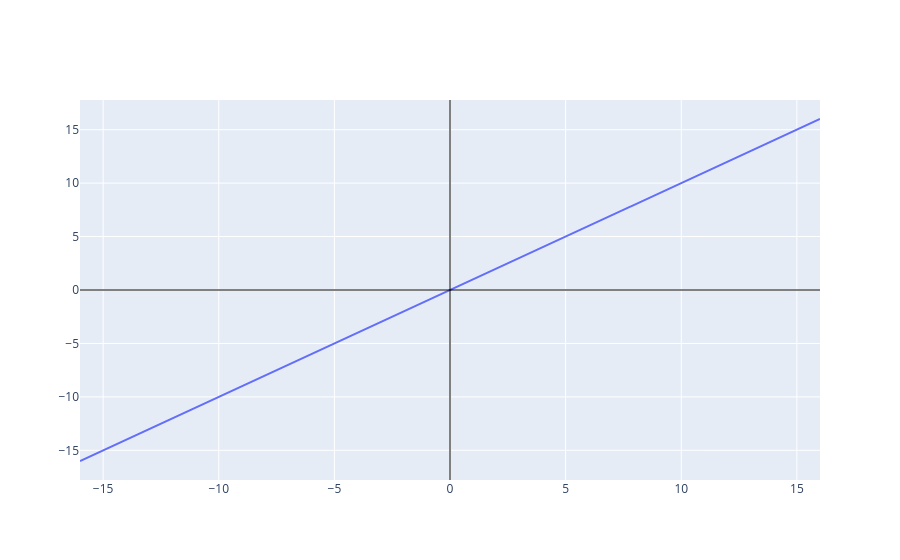

Notebook source saved alongside this figure:
### Code cell
if __name__ == '__main__' and '__file__' not in globals():
  identity = lambda x: x
  _plot_function(identity)

### Figure 1 — Plotly figure (JSON) as saved in the notebook; plotly's stock layout.template omitted (floating-point values rounded to 4 significant figures; data arrays with more than 128 entries replaced by an {"elided": "..."} marker saying what was removed)
{"data": [{"mode": "lines", "type": "scatter", "x": {"elided": "257 float values"}, "y": {"elided": "257 float values"}}], "layout": {"shapes": [{"line": {"color": "black", "width": 1}, "type": "line", "x0": 0, "x1": 1, "xref": "x domain", "y0": 0, "y1": 0, "yref": "y"}, {"line": {"color": "black", "width": 1}, "type": "line", "x0": 0, "x1": 0, "xref": "x", "y0": 0, "y1": 1, "yref": "y domain"}]}}
